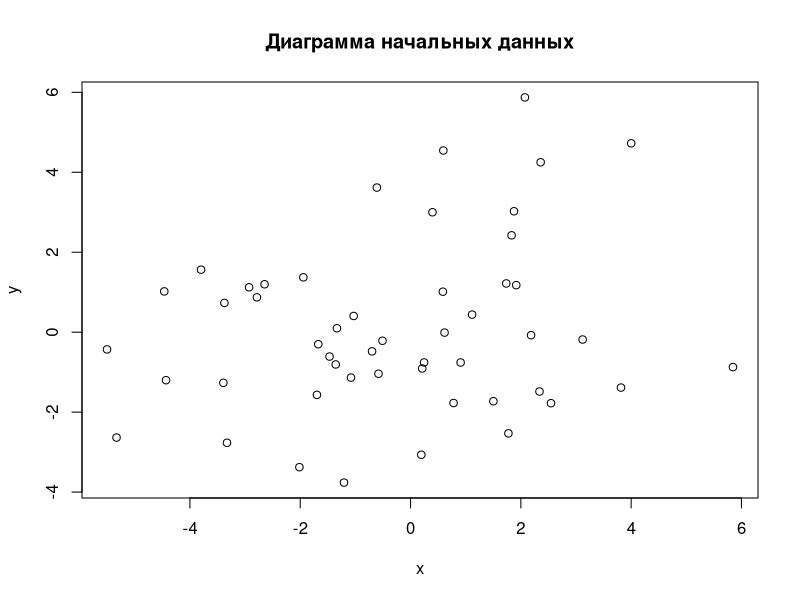
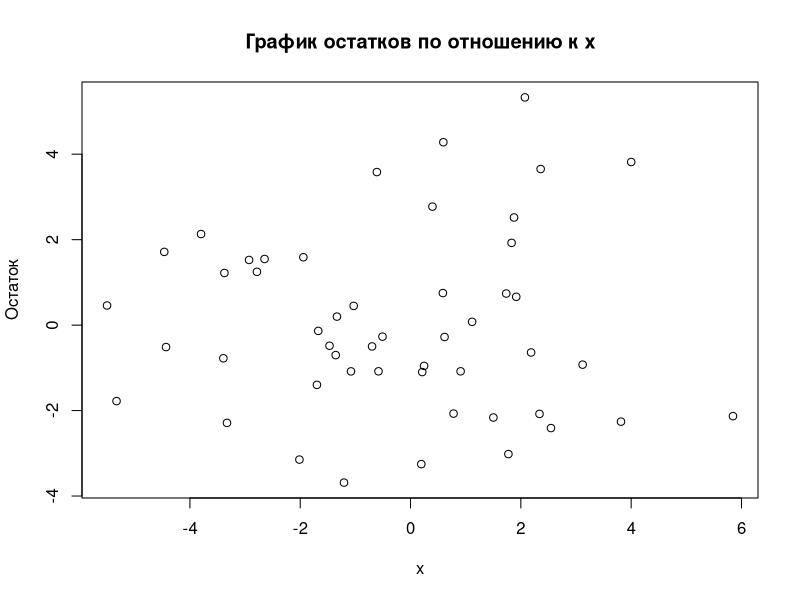
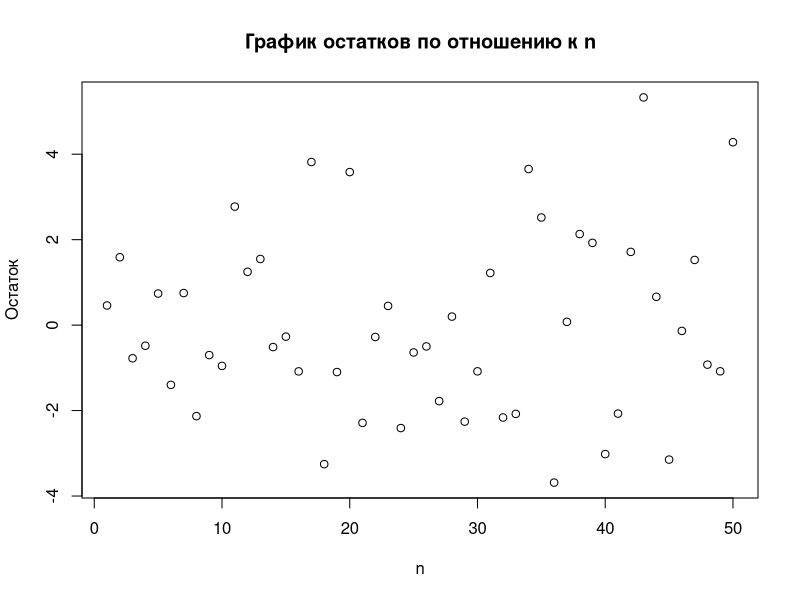
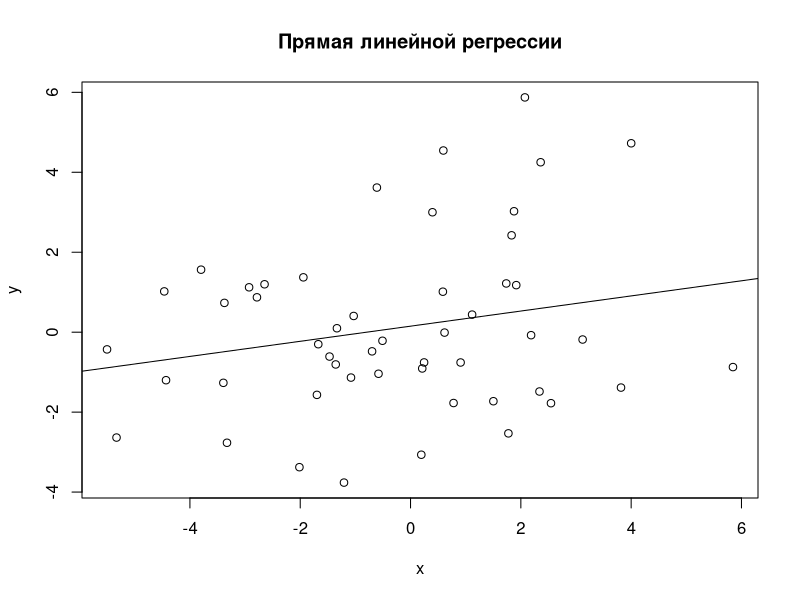

These figures' R source, in order:

# Лабораторная №6_1 -------------------------------------------------------


# выборка -----------------------------------------------------------------
eps.n = 50
eps.sigma = 2
eps.a = 0
eps = rnorm(eps.n, eps.a, eps.sigma)
alpha = 0.3
beta = 0.2
x.a = 0
x.sigma = sqrt(6)
x = rnorm(eps.n, x.a, x.sigma)
# наблюдения ----------
y = alpha + beta*x + eps
# график зависимости x от y----------
plot(x, y)
title(main="Диаграмма начальных данных")
# модель линейной регрессии ----------
test.fit = lm(y ~ x)
print(summary(test.fit))
test.a = summary(test.fit)$coefficients[1]
test.a.se = summary(test.fit)$coefficients[1,2]
test.b = summary(test.fit)$coefficients[2]
test.b.se = summary(test.fit)$coefficients[2,2]
test.cor = cor(x, y)
test.y.i = test.a + x*test.b
test.e.i = y - test.y.i
test.A = (1/eps.n)*sum(abs(y - test.y.i)/abs(y))
# графики остатков в зависимости от x и от n ----------
plot(x, test.e.i, ylab = "Остаток")
title(main = "График остатков по отношению к x")
plot(c(1:eps.n), test.e.i, ylab = "Остаток", xlab = "n")
title(main = "График остатков по отношению к n")
# прямая линейной регрессии ----------
plot(x,y)
abline(a = test.a, b = test.b)
title(main = "Прямая линейной регрессии")
# t-статистика для коэффициента корреляции ----------
test.t.cor = sqrt(eps.n - 2) * test.cor / sqrt(1 - test.cor^2)
# доверительные интервалы для a и b ----------
test.alpha = 0.05
test.a.interval = c(test.a - qt(1 - test.alpha, eps.n - 2 - 1)*test.a.se, test.a + qt(1 - test.alpha, eps.n - 2 - 1)*test.a.se)
test.b.interval = c(test.b - qt(1 - test.alpha, eps.n - 2 - 1)*test.b.se, test.b + qt(1 - test.alpha, eps.n - 2 - 1)*test.b.se)
# точечный прогноз ----------
test.xp = 2*mean(x)
test.yp = test.a + test.b * test.xp
test.my = (sum((y - test.y.i)^2)/eps.n - 2 - 1) * sqrt(1 + 1/eps.n + ((test.xp - mean(x))^2)/((eps.n - 1)*var(x)))
test.yp.interval = c(test.yp - test.my*qt(1-alpha/2, eps.n - 2 - 1), test.yp + test.my*qt(1-alpha/2, eps.n - 2 - 1))
